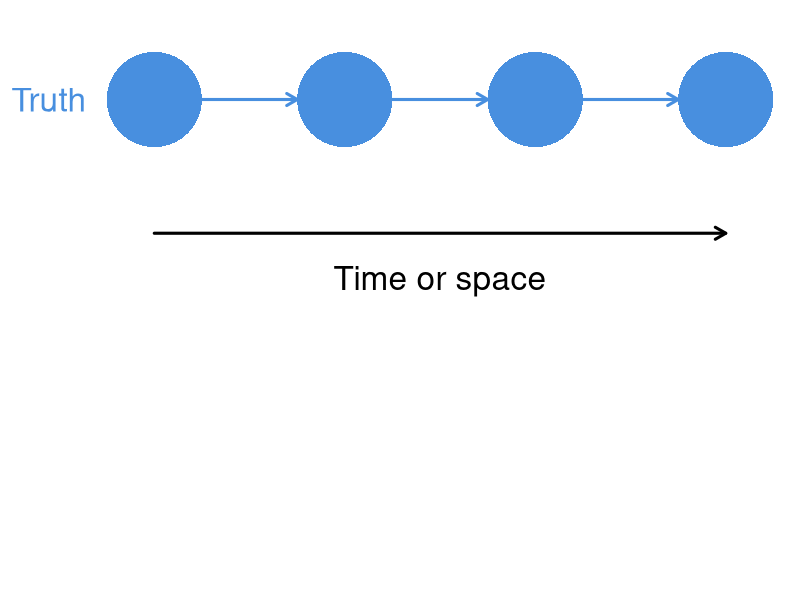
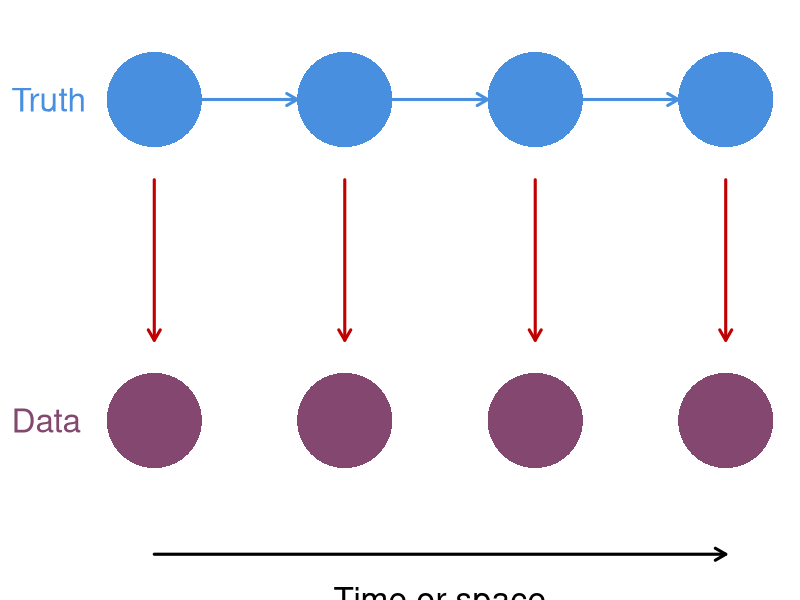
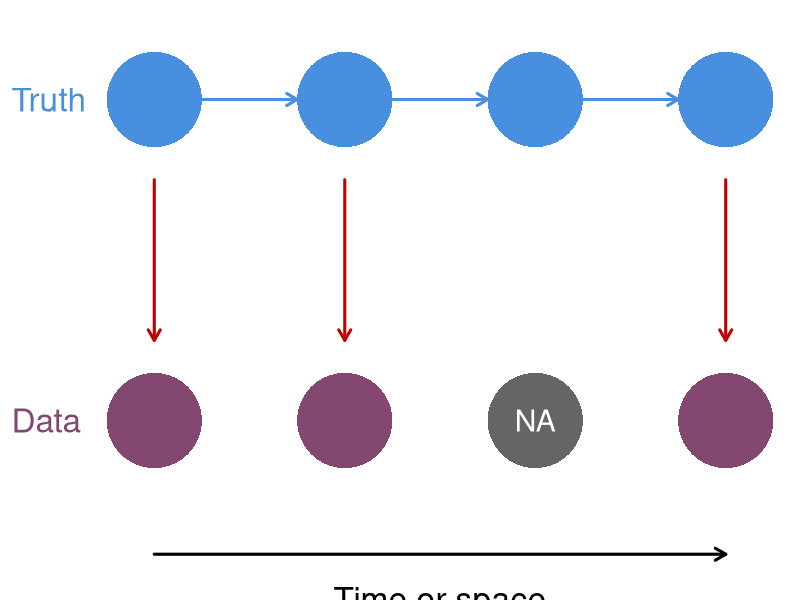

The R source for these figures, in order:
## ---- chunk 1
options(htmltools.dir.version = FALSE, servr.daemon = TRUE)
## ---- chunk 2
par(mai=c(0.8,0.8,0,0), omi=rep(0,4))
## boundaries
ss <- 5
nn <- 7
rr <- ss*3
cc <- ss*nn
## mid-points
xm <- ss/2 + seq(0,cc-ss,ss)
ymt <- rr - ss/2
ymb <- ss/2
## arrow locs
x0t <- seq(ss, by=2*ss, len=3)
x1t <- x0t + ss
## empty plot space
plot(c(0,cc), c(0,rr), type="n", xlab="", ylab="",
     xaxt="n", yaxt="n", bty="n")
## top row: state
symbols(x=xm[c(1,3,5,7)], y=rep(ymt,4), circles=rep(ss/2,4),
        lty="solid",  fg=NA, bg="#488fdf",
        inches=FALSE, add=TRUE, lwd=3)
text("Truth", x=-ss, y=ymt, adj=c(0,0.5), xpd=NA,
     cex=2, col="#488fdf")
arrows(x0=x0t,x1=x1t,y0=ymt, col="#488fdf", lwd=3, length=0.12)
## Time or space
arrows(x0=ss/2, x1=cc-ss/2, y0=-ss/3+ss*2,
       length=0.12, lwd=3, xpd=NA)
text("Time or space", x=cc/2, y=-ss/2+ss*2, xpd=NA, pos=1, cex=2)
## ---- chunk 3
par(mai=c(0.8,0.8,0,0), omi=rep(0,4))
## arrow locs
x0t <- seq(ss, by=2*ss, len=3)
x1t <- x0t + ss
y0b <- rr - ss
y1b <- ss
## empty plot space
plot(c(0,cc), c(0,rr), type="n", xlab="", ylab="",
     xaxt="n", yaxt="n", bty="n")
## top row: state
symbols(x=xm[c(1,3,5,7)], y=rep(ymt,4), circles=rep(ss/2,4),
        lty="solid",  fg=NA, bg="#488fdf",
        inches=FALSE, add=TRUE, lwd=3)
text("Truth", x=-ss, y=ymt, adj=c(0,0.5), xpd=NA,
     cex=2, col="#488fdf")
## arrows
arrows(x0=x0t,x1=x1t,y0=ymt, col="#488fdf", lwd=3, length=0.12)
## bottom row: obs
symbols(x=xm[c(1,3,5,7)], y=rep(ss/2,4), circles=rep(ss/2,4),
        lty="solid",  fg=NA, bg="#844870",
        inches=FALSE, add=TRUE, lwd=3)
text("Data", x=-ss, y=ss/2, adj=c(0,0.5), xpd=NA,
     cex=2, col="#844870")
## arrows
arrows(x0=xm[c(1,3,5,7)], y0=y0b, y1=y1b,
       col="#c10101", lwd=3, length=0.12)
## Time or space
arrows(x0=ss/2, x1=cc-ss/2, y0=-ss/3,
       length=0.12, lwd=3, xpd=NA)
text("Time or space", x=cc/2, y=-ss/2, xpd=NA, pos=1, cex=2)
## ---- chunk 4
par(mai=c(0.8,0.8,0,0), omi=rep(0,4))
## arrow locs
x0t <- seq(ss, by=2*ss, len=3)
x1t <- x0t + ss
y0b <- rr - ss
y1b <- ss
## empty plot space
plot(c(0,cc), c(0,rr), type="n", xlab="", ylab="",
     xaxt="n", yaxt="n", bty="n")
## top row: state
symbols(x=xm[c(1,3,5,7)], y=rep(ymt,4), circles=rep(ss/2,4),
        lty="solid",  fg=NA, bg="#488fdf",
        inches=FALSE, add=TRUE, lwd=3)
text("Truth", x=-ss, y=ymt, adj=c(0,0.5), xpd=NA,
     cex=2, col="#488fdf")
## arrows
arrows(x0=x0t,x1=x1t,y0=ymt, col="#488fdf", lwd=3, length=0.12)
## bottom row: obs
symbols(x=xm[c(1,3,7)], y=rep(ss/2,3), circles=rep(ss/2,3),
        lty="solid",  fg=NA, bg="#844870",
        inches=FALSE, add=TRUE, lwd=3)
text("Data", x=-ss, y=ss/2, adj=c(0,0.5), xpd=NA,
     cex=2, col="#844870")
## NA's
symbols(x=xm[5], y=ss/2, circles=ss/2,
        lty="solid",  fg=NA, bg="#656565",
        inches=FALSE, add=TRUE, lwd=3)
text("NA", x=xm[5], y=ss/2, cex=1.8, col="#ffffff")
## arrows
arrows(x0=xm[c(1,3,7)], y0=y0b, y1=y1b,
       col="#c10101", lwd=3, length=0.12)
## Time or space
arrows(x0=ss/2, x1=cc-ss/2, y0=-ss/3,
       length=0.12, lwd=3, xpd=NA)
text("Time or space", x=cc/2, y=-ss/2, xpd=NA, pos=1, cex=2)
